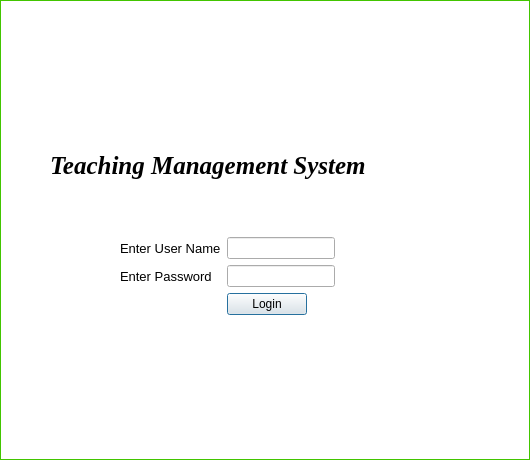
<?xml version="1.0" encoding="UTF-8"?>
<ui version="4.0">
 <class>LoginForm</class>
 <widget class="QDialog" name="LoginForm">
  <property name="geometry">
   <rect>
    <x>0</x>
    <y>0</y>
    <width>530</width>
    <height>460</height>
   </rect>
  </property>
  <property name="sizePolicy">
   <sizepolicy hsizetype="Fixed" vsizetype="Fixed">
    <horstretch>0</horstretch>
    <verstretch>0</verstretch>
   </sizepolicy>
  </property>
  <property name="minimumSize">
   <size>
    <width>530</width>
    <height>460</height>
   </size>
  </property>
  <property name="maximumSize">
   <size>
    <width>530</width>
    <height>460</height>
   </size>
  </property>
  <property name="windowTitle">
   <string>Login Form</string>
  </property>
  <widget class="QWidget" name="formLayoutWidget">
   <property name="geometry">
    <rect>
     <x>120</x>
     <y>230</y>
     <width>291</width>
     <height>91</height>
    </rect>
   </property>
   <layout class="QFormLayout" name="formLayout">
    <property name="sizeConstraint">
     <enum>QLayout::SetMinAndMaxSize</enum>
    </property>
    <property name="fieldGrowthPolicy">
     <enum>QFormLayout::FieldsStayAtSizeHint</enum>
    </property>
    <property name="rowWrapPolicy">
     <enum>QFormLayout::WrapLongRows</enum>
    </property>
    <property name="labelAlignment">
     <set>Qt::AlignLeading|Qt::AlignLeft|Qt::AlignVCenter</set>
    </property>
    <property name="formAlignment">
     <set>Qt::AlignLeading|Qt::AlignLeft|Qt::AlignVCenter</set>
    </property>
    <item row="0" column="0">
     <widget class="QLabel" name="user_name_lbl">
      <property name="font">
       <font>
        <pointsize>10</pointsize>
       </font>
      </property>
      <property name="text">
       <string>Enter User Name</string>
      </property>
     </widget>
    </item>
    <item row="0" column="1">
     <widget class="QLineEdit" name="username_entry"/>
    </item>
    <item row="1" column="0">
     <widget class="QLabel" name="password_lbl">
      <property name="font">
       <font>
        <pointsize>10</pointsize>
       </font>
      </property>
      <property name="text">
       <string>Enter Password</string>
      </property>
     </widget>
    </item>
    <item row="1" column="1">
     <widget class="QLineEdit" name="password_entry">
      <property name="echoMode">
       <enum>QLineEdit::Password</enum>
      </property>
     </widget>
    </item>
    <item row="2" column="1">
     <widget class="QPushButton" name="login_btn">
      <property name="enabled">
       <bool>true</bool>
      </property>
      <property name="cursor">
       <cursorShape>PointingHandCursor</cursorShape>
      </property>
      <property name="text">
       <string>Login</string>
      </property>
      <property name="shortcut">
       <string notr="true"/>
      </property>
      <property name="checkable">
       <bool>false</bool>
      </property>
      <property name="checked">
       <bool>false</bool>
      </property>
      <property name="flat">
       <bool>false</bool>
      </property>
     </widget>
    </item>
   </layout>
  </widget>
  <widget class="QGraphicsView" name="graphicsView">
   <property name="geometry">
    <rect>
     <x>0</x>
     <y>0</y>
     <width>530</width>
     <height>460</height>
    </rect>
   </property>
   <property name="sizePolicy">
    <sizepolicy hsizetype="Fixed" vsizetype="Fixed">
     <horstretch>0</horstretch>
     <verstretch>0</verstretch>
    </sizepolicy>
   </property>
   <property name="palette">
    <palette>
     <active>
      <colorrole role="WindowText">
       <brush brushstyle="SolidPattern">
        <color alpha="255">
         <red>0</red>
         <green>0</green>
         <blue>0</blue>
        </color>
       </brush>
      </colorrole>
      <colorrole role="Button">
       <brush brushstyle="SolidPattern">
        <color alpha="255">
         <red>85</red>
         <green>255</green>
         <blue>0</blue>
        </color>
       </brush>
      </colorrole>
      <colorrole role="Light">
       <brush brushstyle="SolidPattern">
        <color alpha="255">
         <red>170</red>
         <green>255</green>
         <blue>127</blue>
        </color>
       </brush>
      </colorrole>
      <colorrole role="Midlight">
       <brush brushstyle="SolidPattern">
        <color alpha="255">
         <red>127</red>
         <green>255</green>
         <blue>63</blue>
        </color>
       </brush>
      </colorrole>
      <colorrole role="Dark">
       <brush brushstyle="SolidPattern">
        <color alpha="255">
         <red>42</red>
         <green>127</green>
         <blue>0</blue>
        </color>
       </brush>
      </colorrole>
      <colorrole role="Mid">
       <brush brushstyle="SolidPattern">
        <color alpha="255">
         <red>56</red>
         <green>170</green>
         <blue>0</blue>
        </color>
       </brush>
      </colorrole>
      <colorrole role="Text">
       <brush brushstyle="SolidPattern">
        <color alpha="255">
         <red>0</red>
         <green>0</green>
         <blue>0</blue>
        </color>
       </brush>
      </colorrole>
      <colorrole role="BrightText">
       <brush brushstyle="SolidPattern">
        <color alpha="255">
         <red>255</red>
         <green>255</green>
         <blue>255</blue>
        </color>
       </brush>
      </colorrole>
      <colorrole role="ButtonText">
       <brush brushstyle="SolidPattern">
        <color alpha="255">
         <red>0</red>
         <green>0</green>
         <blue>0</blue>
        </color>
       </brush>
      </colorrole>
      <colorrole role="Base">
       <brush brushstyle="SolidPattern">
        <color alpha="255">
         <red>255</red>
         <green>255</green>
         <blue>255</blue>
        </color>
       </brush>
      </colorrole>
      <colorrole role="Window">
       <brush brushstyle="SolidPattern">
        <color alpha="255">
         <red>85</red>
         <green>255</green>
         <blue>0</blue>
        </color>
       </brush>
      </colorrole>
      <colorrole role="Shadow">
       <brush brushstyle="SolidPattern">
        <color alpha="255">
         <red>0</red>
         <green>0</green>
         <blue>0</blue>
        </color>
       </brush>
      </colorrole>
      <colorrole role="AlternateBase">
       <brush brushstyle="SolidPattern">
        <color alpha="255">
         <red>170</red>
         <green>255</green>
         <blue>127</blue>
        </color>
       </brush>
      </colorrole>
      <colorrole role="ToolTipBase">
       <brush brushstyle="SolidPattern">
        <color alpha="255">
         <red>255</red>
         <green>255</green>
         <blue>220</blue>
        </color>
       </brush>
      </colorrole>
      <colorrole role="ToolTipText">
       <brush brushstyle="SolidPattern">
        <color alpha="255">
         <red>0</red>
         <green>0</green>
         <blue>0</blue>
        </color>
       </brush>
      </colorrole>
     </active>
     <inactive>
      <colorrole role="WindowText">
       <brush brushstyle="SolidPattern">
        <color alpha="255">
         <red>0</red>
         <green>0</green>
         <blue>0</blue>
        </color>
       </brush>
      </colorrole>
      <colorrole role="Button">
       <brush brushstyle="SolidPattern">
        <color alpha="255">
         <red>85</red>
         <green>255</green>
         <blue>0</blue>
        </color>
       </brush>
      </colorrole>
      <colorrole role="Light">
       <brush brushstyle="SolidPattern">
        <color alpha="255">
         <red>170</red>
         <green>255</green>
         <blue>127</blue>
        </color>
       </brush>
      </colorrole>
      <colorrole role="Midlight">
       <brush brushstyle="SolidPattern">
        <color alpha="255">
         <red>127</red>
         <green>255</green>
         <blue>63</blue>
        </color>
       </brush>
      </colorrole>
      <colorrole role="Dark">
       <brush brushstyle="SolidPattern">
        <color alpha="255">
         <red>42</red>
         <green>127</green>
         <blue>0</blue>
        </color>
       </brush>
      </colorrole>
      <colorrole role="Mid">
       <brush brushstyle="SolidPattern">
        <color alpha="255">
         <red>56</red>
         <green>170</green>
         <blue>0</blue>
        </color>
       </brush>
      </colorrole>
      <colorrole role="Text">
       <brush brushstyle="SolidPattern">
        <color alpha="255">
         <red>0</red>
         <green>0</green>
         <blue>0</blue>
        </color>
       </brush>
      </colorrole>
      <colorrole role="BrightText">
       <brush brushstyle="SolidPattern">
        <color alpha="255">
         <red>255</red>
         <green>255</green>
         <blue>255</blue>
        </color>
       </brush>
      </colorrole>
      <colorrole role="ButtonText">
       <brush brushstyle="SolidPattern">
        <color alpha="255">
         <red>0</red>
         <green>0</green>
         <blue>0</blue>
        </color>
       </brush>
      </colorrole>
      <colorrole role="Base">
       <brush brushstyle="SolidPattern">
        <color alpha="255">
         <red>255</red>
         <green>255</green>
         <blue>255</blue>
        </color>
       </brush>
      </colorrole>
      <colorrole role="Window">
       <brush brushstyle="SolidPattern">
        <color alpha="255">
         <red>85</red>
         <green>255</green>
         <blue>0</blue>
        </color>
       </brush>
      </colorrole>
      <colorrole role="Shadow">
       <brush brushstyle="SolidPattern">
        <color alpha="255">
         <red>0</red>
         <green>0</green>
         <blue>0</blue>
        </color>
       </brush>
      </colorrole>
      <colorrole role="AlternateBase">
       <brush brushstyle="SolidPattern">
        <color alpha="255">
         <red>170</red>
         <green>255</green>
         <blue>127</blue>
        </color>
       </brush>
      </colorrole>
      <colorrole role="ToolTipBase">
       <brush brushstyle="SolidPattern">
        <color alpha="255">
         <red>255</red>
         <green>255</green>
         <blue>220</blue>
        </color>
       </brush>
      </colorrole>
      <colorrole role="ToolTipText">
       <brush brushstyle="SolidPattern">
        <color alpha="255">
         <red>0</red>
         <green>0</green>
         <blue>0</blue>
        </color>
       </brush>
      </colorrole>
     </inactive>
     <disabled>
      <colorrole role="WindowText">
       <brush brushstyle="SolidPattern">
        <color alpha="255">
         <red>42</red>
         <green>127</green>
         <blue>0</blue>
        </color>
       </brush>
      </colorrole>
      <colorrole role="Button">
       <brush brushstyle="SolidPattern">
        <color alpha="255">
         <red>85</red>
         <green>255</green>
         <blue>0</blue>
        </color>
       </brush>
      </colorrole>
      <colorrole role="Light">
       <brush brushstyle="SolidPattern">
        <color alpha="255">
         <red>170</red>
         <green>255</green>
         <blue>127</blue>
        </color>
       </brush>
      </colorrole>
      <colorrole role="Midlight">
       <brush brushstyle="SolidPattern">
        <color alpha="255">
         <red>127</red>
         <green>255</green>
         <blue>63</blue>
        </color>
       </brush>
      </colorrole>
      <colorrole role="Dark">
       <brush brushstyle="SolidPattern">
        <color alpha="255">
         <red>42</red>
         <green>127</green>
         <blue>0</blue>
        </color>
       </brush>
      </colorrole>
      <colorrole role="Mid">
       <brush brushstyle="SolidPattern">
        <color alpha="255">
         <red>56</red>
         <green>170</green>
         <blue>0</blue>
        </color>
       </brush>
      </colorrole>
      <colorrole role="Text">
       <brush brushstyle="SolidPattern">
        <color alpha="255">
         <red>42</red>
         <green>127</green>
         <blue>0</blue>
        </color>
       </brush>
      </colorrole>
      <colorrole role="BrightText">
       <brush brushstyle="SolidPattern">
        <color alpha="255">
         <red>255</red>
         <green>255</green>
         <blue>255</blue>
        </color>
       </brush>
      </colorrole>
      <colorrole role="ButtonText">
       <brush brushstyle="SolidPattern">
        <color alpha="255">
         <red>42</red>
         <green>127</green>
         <blue>0</blue>
        </color>
       </brush>
      </colorrole>
      <colorrole role="Base">
       <brush brushstyle="SolidPattern">
        <color alpha="255">
         <red>85</red>
         <green>255</green>
         <blue>0</blue>
        </color>
       </brush>
      </colorrole>
      <colorrole role="Window">
       <brush brushstyle="SolidPattern">
        <color alpha="255">
         <red>85</red>
         <green>255</green>
         <blue>0</blue>
        </color>
       </brush>
      </colorrole>
      <colorrole role="Shadow">
       <brush brushstyle="SolidPattern">
        <color alpha="255">
         <red>0</red>
         <green>0</green>
         <blue>0</blue>
        </color>
       </brush>
      </colorrole>
      <colorrole role="AlternateBase">
       <brush brushstyle="SolidPattern">
        <color alpha="255">
         <red>85</red>
         <green>255</green>
         <blue>0</blue>
        </color>
       </brush>
      </colorrole>
      <colorrole role="ToolTipBase">
       <brush brushstyle="SolidPattern">
        <color alpha="255">
         <red>255</red>
         <green>255</green>
         <blue>220</blue>
        </color>
       </brush>
      </colorrole>
      <colorrole role="ToolTipText">
       <brush brushstyle="SolidPattern">
        <color alpha="255">
         <red>0</red>
         <green>0</green>
         <blue>0</blue>
        </color>
       </brush>
      </colorrole>
     </disabled>
    </palette>
   </property>
   <property name="autoFillBackground">
    <bool>true</bool>
   </property>
  </widget>
  <widget class="QLabel" name="universityBanner">
   <property name="geometry">
    <rect>
     <x>40</x>
     <y>20</y>
     <width>435</width>
     <height>101</height>
    </rect>
   </property>
   <property name="minimumSize">
    <size>
     <width>435</width>
     <height>100</height>
    </size>
   </property>
   <property name="autoFillBackground">
    <bool>false</bool>
   </property>
   <property name="text">
    <string/>
   </property>
  </widget>
  <widget class="QLabel" name="label">
   <property name="geometry">
    <rect>
     <x>50</x>
     <y>130</y>
     <width>421</width>
     <height>71</height>
    </rect>
   </property>
   <property name="font">
    <font>
     <family>Georgia</family>
     <pointsize>19</pointsize>
     <weight>75</weight>
     <italic>true</italic>
     <bold>true</bold>
     <underline>false</underline>
     <strikeout>false</strikeout>
     <stylestrategy>PreferAntialias</stylestrategy>
    </font>
   </property>
   <property name="text">
    <string>Teaching Management System</string>
   </property>
  </widget>
  <zorder>graphicsView</zorder>
  <zorder>formLayoutWidget</zorder>
  <zorder>universityBanner</zorder>
  <zorder>label</zorder>
 </widget>
 <resources/>
 <connections/>
</ui>
